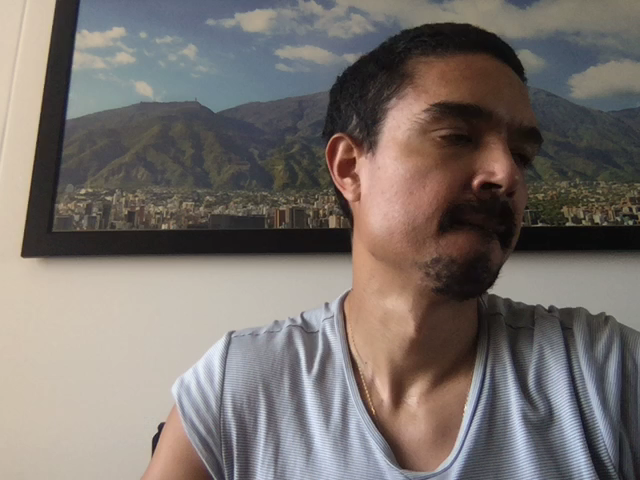
#> input picture test.png, 640 x 480 px, found by its file name
$ python thresholding.py ../test.png ../test.png
#> lines starting #> are read from the running program, lines starting #| are printed output that depends on the picture; after the words box and inside, x2 and y2 are one past the last pixel; in counts of white or black regions, pixels touching at a corner belong together
import cv2
import os
import sys
""" Thresholding (use old_text.png as example)

    python thresholding.py <path_to_image> <image_name>
"""

if __name__ == '__main__':
    path = sys.argv[1]
    image_name = sys.argv[2]
    path_file = os.path.join(path, image_name)
    image = cv2.imread(path_file)
#> image is the input picture: shape (480, 640, 3); mean B, G, R 108.8, 113.2, 120.6
    image_gray = cv2.cvtColor(image, cv2.COLOR_BGR2GRAY)
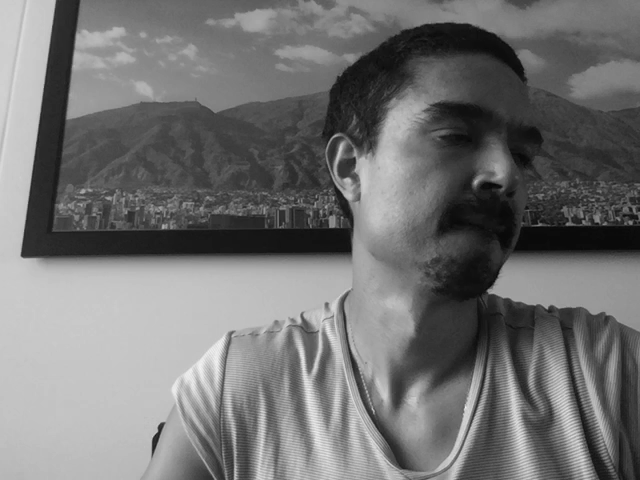
#> image_gray: shape (480, 640); min 5, max 242, mean 114.9

    # Manual global threshold
    threshold = 100
    ret, Ibw_manual = cv2.threshold(image_gray, threshold, 255, cv2.THRESH_BINARY)
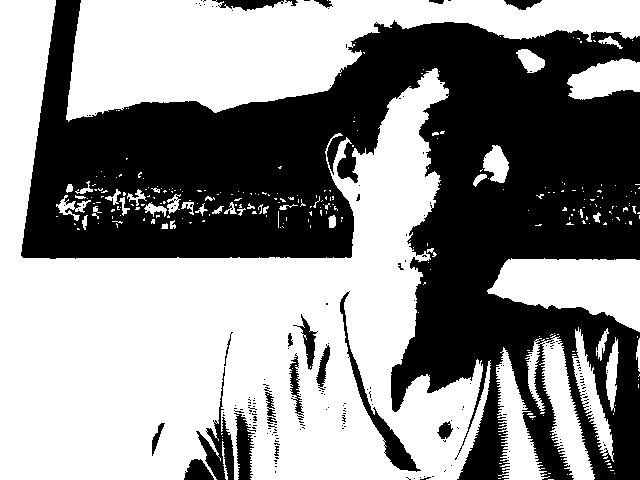
#> Ibw_manual: shape (480, 640); 56% white; 193 black regions (173 under 20 px), largest, box (x1, y1, x2, y2) and area: (21, 0, 640, 480) 128054, (340, 291, 421, 472) 1557, (196, 367, 234, 480) 1298
#> ret = 100

    # Otsu's global threshold
    ret, Ibw_otsu = cv2.threshold(image_gray, 0, 255, cv2.THRESH_BINARY + cv2.THRESH_OTSU)
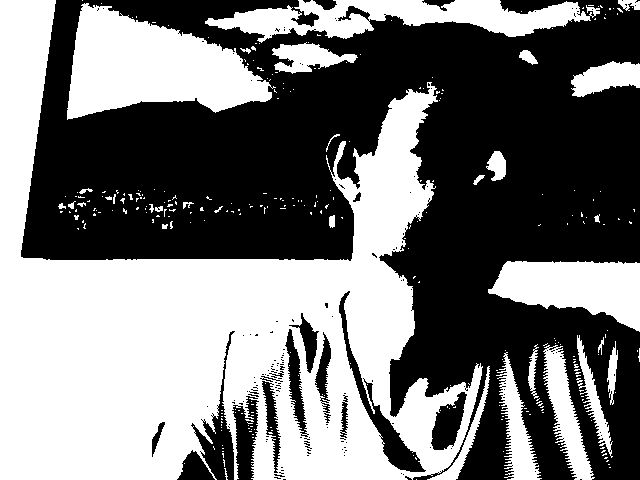
#> Ibw_otsu: shape (480, 640); 47.3% white; 293 white regions (262 under 20 px), largest, box (x1, y1, x2, y2) and area: (0, 0, 483, 480) 102670, (67, 3, 276, 120) 14385, (205, 0, 600, 43) 8398
#> ret = 117

    # Local threshold
    window_size = 51
    Ibw_local = cv2.adaptiveThreshold(image_gray, 255, cv2.ADAPTIVE_THRESH_MEAN_C, cv2.THRESH_BINARY_INV, window_size,
                                      0)
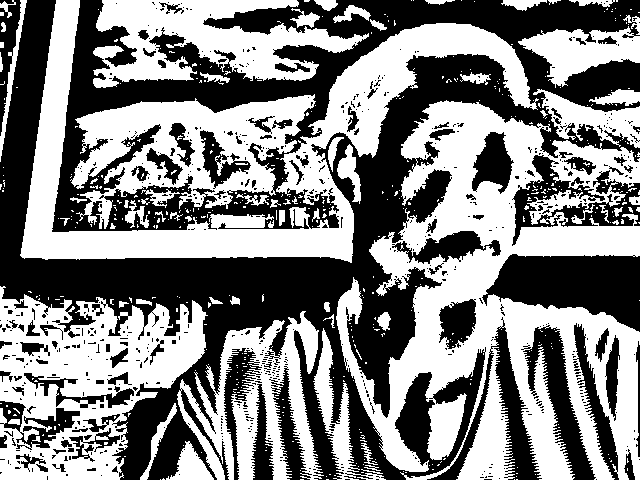
#> Ibw_local: shape (480, 640); 51.6% white; 660 black regions (562 under 20 px), largest, box (x1, y1, x2, y2) and area: (0, 0, 640, 480) 104892, (482, 254, 640, 332) 7793, (512, 155, 640, 246) 3875
    cv2.namedWindow("Image", cv2.WINDOW_NORMAL)
    cv2.resizeWindow("Image", 1280, 720)
    cv2.imshow("Image", Ibw_local)
    cv2.waitKey(0)
